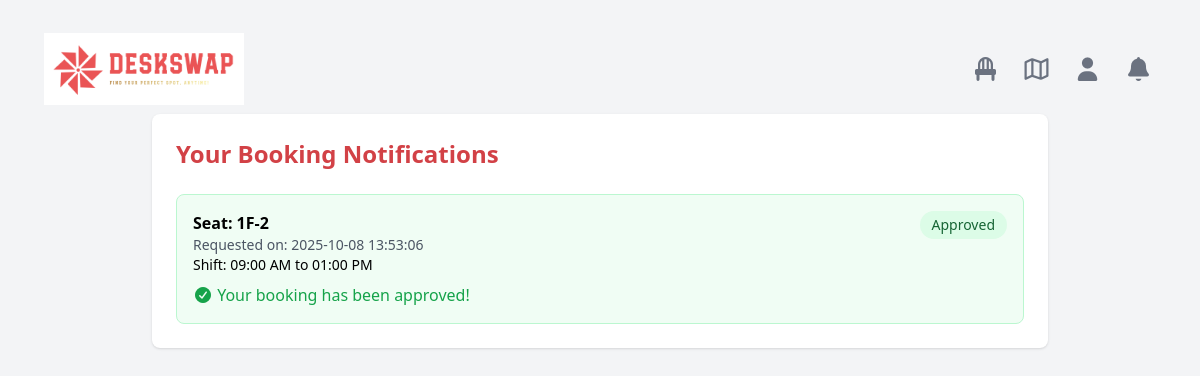
/notification (signed in), run on an earlier commit of the app's database.
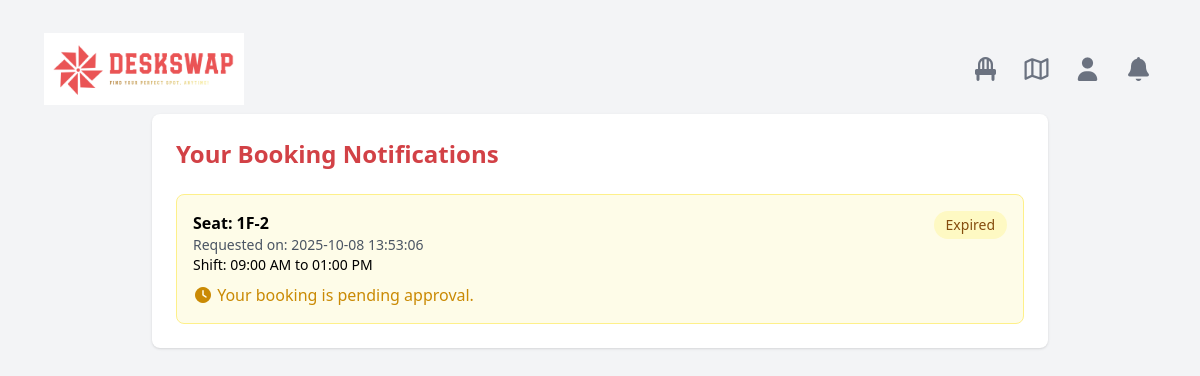
And on a later commit of the database.
### tables this page shows
CREATE TABLE bookings (
    id INTEGER PRIMARY KEY,
    user_id INTEGER,
    desk_id INTEGER,
    start_time TEXT,
    end_time TEXT,
    status TEXT CHECK(status IN ('pending', 'approved', 'rejected', 'blocked', 'expired')), booking_date TEXT, seat_no TEXT NOT NULL, shift TEXT, timing TEXT, timestamp DATETIME,
    -- Add other columns here as needed
    FOREIGN KEY(user_id) REFERENCES users(id),
    FOREIGN KEY(desk_id) REFERENCES desks(id)
);

### app.py (the view)
@app.route('/notification')
def notification():
    if 'user_id' not in session:
        flash("Please login first.")
        return redirect('/login')
    conn = get_db_connection()
    cur = conn.cursor()
    cur.execute('''
        SELECT seat_no, status, timing, timestamp
        FROM bookings
        WHERE user_id = ?
        ORDER BY timestamp DESC
    ''', (session['user_id'],))
    bookings = cur.fetchall()
    conn.close()
    return render_template('notification.html', bookings=bookings)

### app.py (called while the page is built)
def get_db_connection():
    conn = sqlite3.connect(DATABASE)
    conn.row_factory = sqlite3.Row
    return conn

@app.before_request
def auto_reset_old_bookings():
    conn = get_db_connection()
    try:
        today = date.today().strftime("%Y-%m-%d")
        conn.execute("""
            UPDATE bookings
            SET status = 'expired'
            WHERE booking_date < ? AND status != 'expired'
        """, (today,))
        conn.commit()
    finally:
        conn.close()

### Templates/notification.html (shortened to what this page needs)
<!DOCTYPE html>
<html lang="en">
<head>
    <script src="https://cdn.tailwindcss.com"></script>
    <link rel="stylesheet" href="https://cdnjs.cloudflare.com/ajax/libs/font-awesome/7.0.0/css/all.min.css"
 />
</head>
<body class="bg-gray-100 p-6 font-sans">
    <section>
        <nav class="flex m-[20px] justify-between items-center h-[50px]">
            <div class="text-[#D24146] font-bold text-[25px] font-cursive "><img src="/static/logo.png" alt=""
                    width="200px" height="100px">
            </div>
            <div>
                <ul class="flex space-x-4">
                    <a href="/dashboard">
                        <li
                            class="group transition-all duration-500 hover:bg-[#D24146] w-[35px] h-[35px] rounded-3xl text-center flex items-center justify-center cursor-pointer">
                            <i class="fa-solid fa-chair text-2xl text-gray-500 group-hover:text-white"></i>
                        </li>
                    </a>
                    <a href="/visualmap">
                        <li
                            class="group transition-all duration-500 hover:bg-[#D24146] w-[35px] h-[35px] rounded-3xl text-center flex items-center justify-center cursor-pointer">
                            <i class=" fa-regular fa-map text-2xl text-gray-500 group-hover:text-white"></i>
                        </li>
                    </a>
                    <a href="/profile">
                        <li
                            class="group transition-all duration-500 hover:bg-[#D24146] w-[35px] h-[35px] rounded-3xl text-center flex items-center justify-center cursor-pointer">
                            <i class="fa-solid fa-user text-2xl text-gray-500 group-hover:text-white"></i>
                        </li>
                    </a>
                    <a href="/notification">
                        <li
                            class="group transition-all duration-500 hover:bg-[#D24146] w-[35px] h-[35px] rounded-3xl text-center flex items-center justify-center cursor-pointer">
                            <i class="fa-solid fa-bell text-2xl text-gray-500 group-hover:text-white"></i>
                        </li>
                    </a>
                </ul>
            </div>
        </nav>
    </section>
    <section>
        <div class="max-w-4xl mx-auto bg-white rounded-lg shadow p-6">
            <h2 class="text-2xl font-bold text-[#D24146] mb-6">Your Booking Notifications</h2>
            <div class="space-y-4">
                {% for booking in bookings %}
                <div
                    class="border rounded-lg p-4 {% if booking.status == 'approved' %}bg-green-50 border-green-200{% elif booking.status == 'rejected' %}bg-red-50 border-red-200{% else %}bg-yellow-50 border-yellow-200{% endif %}">
                    <div class="flex justify-between items-start">
                        <div>
                            <h3 class="font-bold">Seat: {{ booking.seat_no }}</h3>
                            <p class="text-sm text-gray-600">Requested on: {{ booking.timestamp }}</p>
                            <p class="text-sm">Shift: {{ booking.timing }}</p>
                        </div>
                        <span class="px-3 py-1 rounded-full text-sm font-medium
                            {% if booking.status == 'approved' %}bg-green-100 text-green-800
                            {% elif booking.status == 'rejected' %}bg-red-100 text-red-800
                            {% else %}bg-yellow-100 text-yellow-800{% endif %}">
                            {{ booking.status|capitalize }}
                        </span>
                    </div>
                    {% if booking.status == 'approved' %}
                    <div class="mt-2 text-green-600">
                        <i class="fas fa-check-circle"></i> Your booking has been approved!
                    </div>
                    {% elif booking.status == 'rejected' %}
                    <div class="mt-2 text-red-600">
                        <i class="fas fa-times-circle"></i> Your booking has been rejected.
                    </div>
                    {% else %}
                    <div class="mt-2 text-yellow-600">
                        <i class="fas fa-clock"></i> Your booking is pending approval.
                    </div>
                    {% endif %}
                </div>
                {% else %}
                <div class="text-center py-8 text-gray-500">
                    <i class="fas fa-bell-slash text-4xl mb-2"></i>
                    <p>No notifications yet</p>
                </div>
                {% endfor %}
            </div>
        </div>
    </section>
</body>
</html>

What changed in the data, as far as the page shows it:
changed bookings "09:00 AM to 01:00 PM": status "Approved" → "Expired"; status "Your booking has been approved!" → "Your booking is pending approval."
